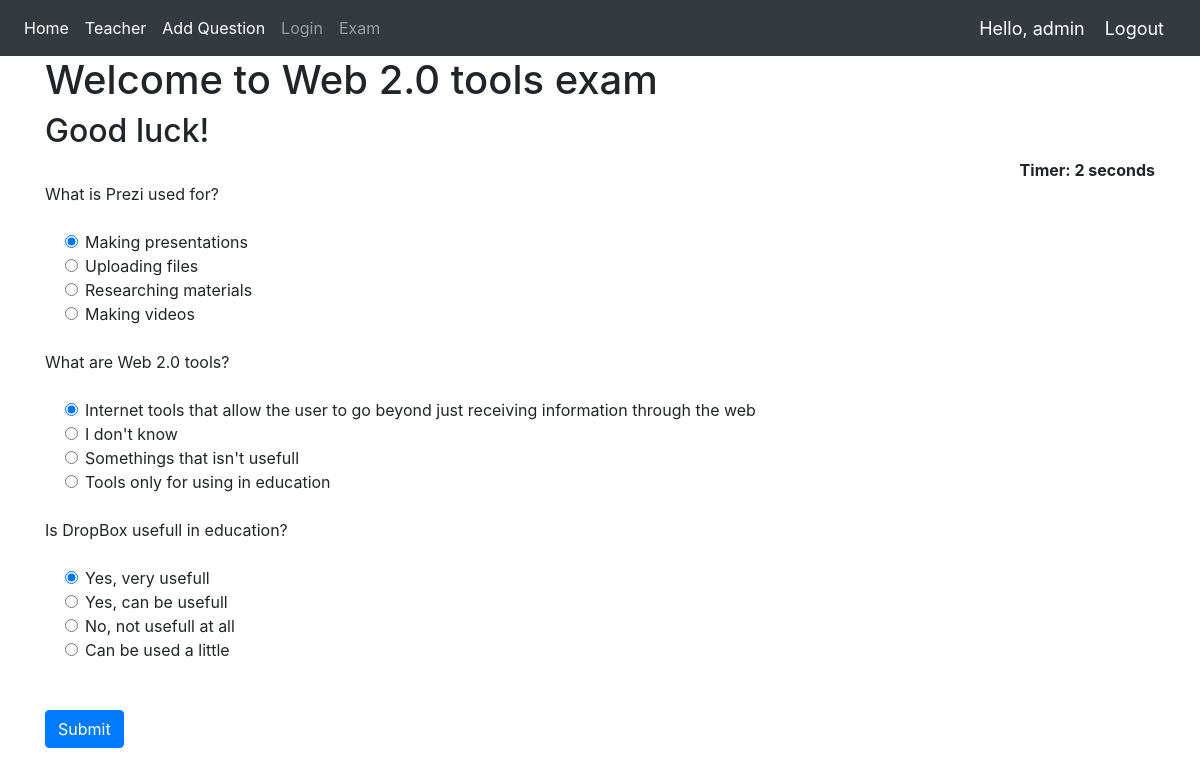
The app's page /exam/ (signed in) with its own data.
### tools/models.py (models this page shows, shortened)
class Exam(models.Model):
    question = models.CharField(max_length=200, null=True)
    op1 = models.CharField(max_length=200, null=True)
    op2 = models.CharField(max_length=200, null=True)
    op3 = models.CharField(max_length=200, null=True)
    op4 = models.CharField(max_length=200, null=True)
    ans = models.CharField(max_length=200, null=True)

### tools/views.py (the view)
# urls.py: path('exam/', exam, name='exam'),
def exam(request):
    if request.method == 'POST':
        print(request.POST)
        questions = Exam.objects.all()
        score = 0
        wrong = 0
        correct = 0
        total = 0
        for q in questions:
            total += 1
            print(request.POST.get(q.question))
            print(q.ans)
            print()
            if q.ans == request.POST.get(q.question):
                score += 10
                correct += 1
            else:
                wrong += 1
        percent = score / (total * 10) * 100
        context = {
            'score': score,
            'time': request.POST.get('timer'),
            'correct': correct,
            'wrong': wrong,
            'percent': percent,
            'total': total
        }
        return render(request, 'tools/result.html', context)
    else:
        questions = Exam.objects.all()
        context = {
            'questions': questions
        }
        return render(request, 'tools/exam.html', context)

### tools/templates/tools/exam.html (shortened to what this page needs)
{% extends 'tools/dependencies.html' %}
{% block content %}
{% load static %}
<div class="container ">
<h1>Welcome to Web 2.0 tools exam</h1>
<h2>Good luck!</h2>
<div align="right " id="displaytimer"><b>Timer: 0 seconds</b></div>
 <form method='post' action=''>
    {% for q  in questions%}
    <div class="form-group">
      <label for="question">{{q.question}}</label>
    </div>
    <div class="form-check">
        <div class="form-check">
            <input class="form-check-input" type="radio" name="{{q.question}}" id="gridRadios1" value="option1" checked>
            <label class="form-check-label" for="gridRadios1">
                {{q.op1}}
            </label>
        </div>
        <div class="form-check">
            <input class="form-check-input" type="radio" name="{{q.question}}" id="gridRadios2" value="option2">
            <label class="form-check-label" for="gridRadios2">
                {{q.op2}}
            </label>
        </div>
        <div class="form-check">
            <input class="form-check-input" type="radio" name="{{q.question}}" id="gridRadios1" value="option3">
            <label class="form-check-label" for="gridRadios1">
                {{q.op3}}
            </label>
        </div>
        <div class="form-check">
            <input class="form-check-input" type="radio" name="{{q.question}}" id="gridRadios2" value="option4">
            <label class="form-check-label" for="gridRadios2">
                {{q.op4}}
            </label>
        </div>
        <br>
    </div>
    {% endfor %}
    <br>
    <button type="submit" class="btn btn-primary">Submit</button>
  </form>
</div>
{% endblock %}

### tools/templates/tools/navbar.html (shortened to what this page needs)
{% load static %}
<nav class="navbar navbar-expand-lg navbar-dark bg-dark">
  <div class="collapse navbar-collapse" id="navbarNav">
    <ul class="navbar-nav">
      <li class="nav-item active">
        <a class="nav-link" href="{% url 'home' %}">Home</a>
      </li>
      {% if request.user.is_staff %}
        <li class="nav-item active">
        <a class="nav-link" href="{% url 'teacher' %}">Teacher</a>
      </li>
      <li class="nav-item active">
        <a class="nav-link" href="{% url 'addQuestion' %}">Add Question</a>
      </li>
      {% endif %}
      <li class="nav-item">
        <a class="nav-link" href="{% url 'login' %}">Login</a>
      </li>
    <li class="nav-item">
        <a class="nav-link" href="{% url 'exam' %}">Exam</a>
      </li>
    </ul>
  </div>
  <span class="greet">Hello, {{request.user}}</span>
  <span ><a  class="greet" href="{% url 'logout' %}">Logout</a></span>
</nav>

### tools/templates/tools/navbar.html (style rules this page uses)
.greet { font-size: 18px; color: #fff; margin-right: 20px; }

### records on screen
Exam: question "What is Prezi used for?", op1 "Making presentations", op2 "Uploading files", op3 "Researching materials", op4 "Making videos"
Exam: question "What are Web 2.0 tools?", op1 "Internet tools that allow the user to go beyond just receiving information through the web", op2 "I don't know", op3 "Somethings that isn't usefull", op4 "Tools only for using in education"
Exam: question "Is DropBox usefull in education?", op1 "Yes, very usefull", op2 "Yes, can be usefull", op3 "No, not usefull at all", op4 "Can be used a little"

### other values on screen
{{ request.user }} "admin"
